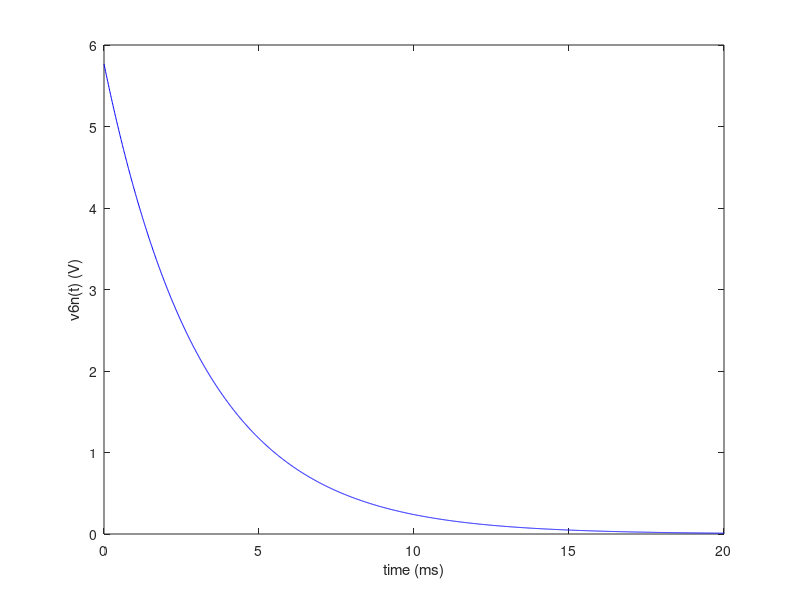

MATLAB code for this plot:
close all
clear all

R1 = 1.04408633697 
R2 = 2.04051610808 
R3 = 3.07566747417 
R4 = 4.05936218175 
R5 = 3.05878343538 
R6 = 2.0603640429 
R7 = 1.04299566201 
Vs = 5.18382634375 
C = 1.02590436129 
Kb = 7.2865951329 
Kd = 8.22752594192 

format long


printf("\n alinea 1)------------------------------------------\n\n")

line1 = [1, 0, 0, 0, 0, 0, 0];
line2 = [0, 1/R3+1/R2+1/R1, -1/R2, -1/R3, 0, 0, 0];
line3 = [0, Kb+1/R2, -1/R2, -Kb, 0, 0, 0];
line58 = [0, -1/R3, 0, 1/R5+1/R4+1/R3, -1/R5, -1/R7, 1/R7];
line6 = [0, Kb, 0, -Kb-1/R5, 1/R5, 0, 0];
line7 = [0, 0, 0, 0, 0, -1/R6-1/R7, 1/R7];
line8 = [0, 0, 0, 1, 0, Kd/R6, -1];

An = [line1; line2; line3; line58; line6; line7; line8]

bn = [Vs; Vs/R1; 0; 0; 0; 0; 0]

#det(An)

Xn = An\bn


Vx = Xn(5) - Xn(7)


printf("\n alinea 2)-------------------------------------------\n\n")

printf("Nodal Analysis---------------")

A = [1/R1+1/R4+1/R6, -1/R1, 0, -1/R4, 0, -1/R6, 0; -1/R1, 1/R1+1/R2+1/R3, -1/R2, -1/R3, 0, 0, 0; 0, -1/R2-Kb, 1/R2, Kb, 0, 0, 0; -1/R6, 0, 0, 0, 0, 1/R6+1/R7, -1/R7; 0, 0, 0, 0, 1, 0, -1; -Kd/R6, 0, 0, 1, 0, Kd/R6, -1; 1, 0, 0, 0, 0, 0, 0]

det(A)

b = [0; 0; 0; 0; Vx; 0; 0]

Xn2 = A\b

Ix = -(Xn2(4)-Xn2(5))/R5 + Kb*(Xn2(2)-Xn2(4));
Req = Vx/Ix



printf("\n\n alinea 3)------------------------------------------\n\n")

time = 0:1e-2:20;

v6n = Xn(5)*exp(-time/(Req*C));

hf = figure();
plot(time, v6n, "b");
xlabel("time (ms)");
ylabel("v6n(t) (V)");

print(hf, "v6n.eps", "-depsc");



printf("\n\nalinea 4)-------------------------------------------------\n\n")

omega = 2*pi*10e3 #rad/s

dlineVs = [1, 0, 0, 0, 0, 0, 0];
dline2 = [-1/R1, 1/R1 + 1/R3+1/R2, -1/R2, -1/R3, 0, 0, 0];
dline58 = [0, -1/R3, 0, 1/R3+1/R4+1/R5, -i*omega*C-1/R5, -1/R7, 1/R7+i*omega*C];
dline3 = [0, Kb+1/R2, -1/R2, -Kb, 0, 0, 0];
dline6 = [0, Kb, 0, -1/R5-Kb, 1/R5+i*omega*C, 0, -i*omega*C];
dline7 = [0, 0, 0, 0, 0, -1/R6-1/R7, 1/R7];
dlineVd = [0, 0, 0, 1, 0, Kd/R6, -1];

dAn = [dline2; dline3; dline6; dline7; dlineVs; dlineVd; dline58]

dbn = [1; 0; 0; 0; 0; 0; 0] #parte imaginaria

determinante = det (dAn)

dXn = dAn\dbn

fase = arg(dXn(5))
amplitude = abs(dXn(5))

printf("\n\nalinea 5)-------------------------------------------------\n\n") #corrigir unidades de tempo
initial_time = time = -5:1e-2:0-1e-2;
final_time = 0:1e-2:20;

v6 = 0*initial_time+Xn(5);
